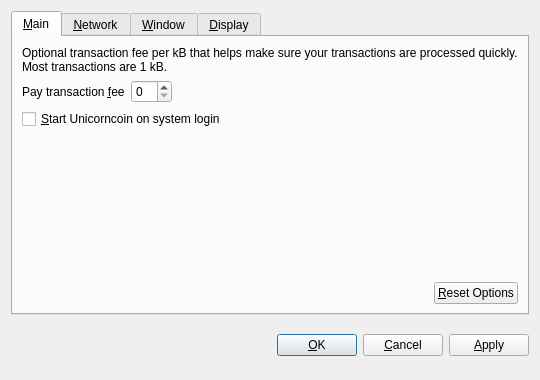
<?xml version="1.0" encoding="UTF-8"?>
<ui version="4.0">
 <class>OptionsDialog</class>
 <widget class="QDialog" name="OptionsDialog">
  <property name="geometry">
   <rect>
    <x>0</x>
    <y>0</y>
    <width>540</width>
    <height>380</height>
   </rect>
  </property>
  <property name="windowTitle">
   <string>Options</string>
  </property>
  <property name="modal">
   <bool>true</bool>
  </property>
  <layout class="QVBoxLayout" name="verticalLayout">
   <item>
    <widget class="QTabWidget" name="tabWidget">
     <property name="tabPosition">
      <enum>QTabWidget::North</enum>
     </property>
     <property name="currentIndex">
      <number>0</number>
     </property>
     <widget class="QWidget" name="tabMain">
      <attribute name="title">
       <string>&amp;Main</string>
      </attribute>
      <layout class="QVBoxLayout" name="verticalLayout_Main">
       <item>
        <widget class="QLabel" name="transactionFeeInfoLabel">
         <property name="text">
          <string>Optional transaction fee per kB that helps make sure your transactions are processed quickly. Most transactions are 1 kB.</string>
         </property>
         <property name="textFormat">
          <enum>Qt::PlainText</enum>
         </property>
         <property name="wordWrap">
          <bool>true</bool>
         </property>
        </widget>
       </item>
       <item>
        <layout class="QHBoxLayout" name="horizontalLayout_1_Main">
         <item>
          <widget class="QLabel" name="transactionFeeLabel">
           <property name="text">
            <string>Pay transaction &amp;fee</string>
           </property>
           <property name="textFormat">
            <enum>Qt::PlainText</enum>
           </property>
           <property name="buddy">
            <cstring>transactionFee</cstring>
           </property>
          </widget>
         </item>
         <item>
          <widget class="BitcoinAmountField" name="transactionFee"/>
         </item>
         <item>
          <spacer name="horizontalSpacer_1_Main">
           <property name="orientation">
            <enum>Qt::Horizontal</enum>
           </property>
           <property name="sizeHint" stdset="0">
            <size>
             <width>40</width>
             <height>20</height>
            </size>
           </property>
          </spacer>
         </item>
        </layout>
       </item>
       <item>
        <widget class="QCheckBox" name="bitcoinAtStartup">
         <property name="toolTip">
          <string>Automatically start Unicorncoin after logging in to the system.</string>
         </property>
         <property name="text">
          <string>&amp;Start Unicorncoin on system login</string>
         </property>
        </widget>
       </item>
       <item>
        <spacer name="verticalSpacer_Main">
         <property name="orientation">
          <enum>Qt::Vertical</enum>
         </property>
         <property name="sizeHint" stdset="0">
          <size>
           <width>20</width>
           <height>40</height>
          </size>
         </property>
        </spacer>
       </item>
       <item>
        <layout class="QHBoxLayout" name="horizontalLayout_2_Main">
         <item>
          <spacer name="horizontalSpacer_2_Main">
           <property name="orientation">
            <enum>Qt::Horizontal</enum>
           </property>
           <property name="sizeHint" stdset="0">
            <size>
             <width>40</width>
             <height>20</height>
            </size>
           </property>
          </spacer>
         </item>
         <item>
          <widget class="QPushButton" name="resetButton">
           <property name="toolTip">
            <string>Reset all client options to default.</string>
           </property>
           <property name="text">
            <string>&amp;Reset Options</string>
           </property>
           <property name="autoDefault">
            <bool>false</bool>
           </property>
          </widget>
         </item>
        </layout>
       </item>
      </layout>
     </widget>
     <widget class="QWidget" name="tabNetwork">
      <attribute name="title">
       <string>&amp;Network</string>
      </attribute>
      <layout class="QVBoxLayout" name="verticalLayout_Network">
       <item>
        <widget class="QCheckBox" name="mapPortUpnp">
         <property name="toolTip">
          <string>Automatically open the Unicorncoin client port on the router. This only works when your router supports UPnP and it is enabled.</string>
         </property>
         <property name="text">
          <string>Map port using &amp;UPnP</string>
         </property>
        </widget>
       </item>
       <item>
        <widget class="QCheckBox" name="connectSocks">
         <property name="toolTip">
          <string>Connect to the Unicorncoin network through a SOCKS proxy (e.g. when connecting through Tor).</string>
         </property>
         <property name="text">
          <string>&amp;Connect through SOCKS proxy:</string>
         </property>
        </widget>
       </item>
       <item>
        <layout class="QHBoxLayout" name="horizontalLayout_Network">
         <item>
          <widget class="QLabel" name="proxyIpLabel">
           <property name="text">
            <string>Proxy &amp;IP:</string>
           </property>
           <property name="textFormat">
            <enum>Qt::PlainText</enum>
           </property>
           <property name="buddy">
            <cstring>proxyIp</cstring>
           </property>
          </widget>
         </item>
         <item>
          <widget class="QValidatedLineEdit" name="proxyIp">
           <property name="maximumSize">
            <size>
             <width>140</width>
             <height>16777215</height>
            </size>
           </property>
           <property name="toolTip">
            <string>IP address of the proxy (e.g. 127.0.0.1)</string>
           </property>
          </widget>
         </item>
         <item>
          <widget class="QLabel" name="proxyPortLabel">
           <property name="text">
            <string>&amp;Port:</string>
           </property>
           <property name="textFormat">
            <enum>Qt::PlainText</enum>
           </property>
           <property name="buddy">
            <cstring>proxyPort</cstring>
           </property>
          </widget>
         </item>
         <item>
          <widget class="QLineEdit" name="proxyPort">
           <property name="maximumSize">
            <size>
             <width>55</width>
             <height>16777215</height>
            </size>
           </property>
           <property name="toolTip">
            <string>Port of the proxy (e.g. 9050)</string>
           </property>
          </widget>
         </item>
         <item>
          <widget class="QLabel" name="socksVersionLabel">
           <property name="text">
            <string>SOCKS &amp;Version:</string>
           </property>
           <property name="textFormat">
            <enum>Qt::PlainText</enum>
           </property>
           <property name="buddy">
            <cstring>socksVersion</cstring>
           </property>
          </widget>
         </item>
         <item>
          <widget class="QValueComboBox" name="socksVersion">
           <property name="toolTip">
            <string>SOCKS version of the proxy (e.g. 5)</string>
           </property>
          </widget>
         </item>
         <item>
          <spacer name="horizontalSpacer_Network">
           <property name="orientation">
            <enum>Qt::Horizontal</enum>
           </property>
           <property name="sizeHint" stdset="0">
            <size>
             <width>40</width>
             <height>20</height>
            </size>
           </property>
          </spacer>
         </item>
        </layout>
       </item>
       <item>
        <spacer name="verticalSpacer_Network">
         <property name="orientation">
          <enum>Qt::Vertical</enum>
         </property>
         <property name="sizeHint" stdset="0">
          <size>
           <width>20</width>
           <height>40</height>
          </size>
         </property>
        </spacer>
       </item>
      </layout>
     </widget>
     <widget class="QWidget" name="tabWindow">
      <attribute name="title">
       <string>&amp;Window</string>
      </attribute>
      <layout class="QVBoxLayout" name="verticalLayout_Window">
       <item>
        <widget class="QCheckBox" name="minimizeToTray">
         <property name="toolTip">
          <string>Show only a tray icon after minimizing the window.</string>
         </property>
         <property name="text">
          <string>&amp;Minimize to the tray instead of the taskbar</string>
         </property>
        </widget>
       </item>
       <item>
        <widget class="QCheckBox" name="minimizeOnClose">
         <property name="toolTip">
          <string>Minimize instead of exit the application when the window is closed. When this option is enabled, the application will be closed only after selecting Quit in the menu.</string>
         </property>
         <property name="text">
          <string>M&amp;inimize on close</string>
         </property>
        </widget>
       </item>
       <item>
        <spacer name="verticalSpacer_Window">
         <property name="orientation">
          <enum>Qt::Vertical</enum>
         </property>
         <property name="sizeHint" stdset="0">
          <size>
           <width>20</width>
           <height>40</height>
          </size>
         </property>
        </spacer>
       </item>
      </layout>
     </widget>
     <widget class="QWidget" name="tabDisplay">
      <attribute name="title">
       <string>&amp;Display</string>
      </attribute>
      <layout class="QVBoxLayout" name="verticalLayout_Display">
       <item>
        <layout class="QHBoxLayout" name="horizontalLayout_1_Display">
         <item>
          <widget class="QLabel" name="langLabel">
           <property name="text">
            <string>User Interface &amp;language:</string>
           </property>
           <property name="textFormat">
            <enum>Qt::PlainText</enum>
           </property>
           <property name="buddy">
            <cstring>lang</cstring>
           </property>
          </widget>
         </item>
         <item>
          <widget class="QValueComboBox" name="lang">
           <property name="toolTip">
            <string>The user interface language can be set here. This setting will take effect after restarting Unicorncoin.</string>
           </property>
          </widget>
         </item>
        </layout>
       </item>
       <item>
        <layout class="QHBoxLayout" name="horizontalLayout_2_Display">
         <item>
          <widget class="QLabel" name="unitLabel">
           <property name="text">
            <string>&amp;Unit to show amounts in:</string>
           </property>
           <property name="textFormat">
            <enum>Qt::PlainText</enum>
           </property>
           <property name="buddy">
            <cstring>unit</cstring>
           </property>
          </widget>
         </item>
         <item>
          <widget class="QValueComboBox" name="unit">
           <property name="toolTip">
            <string>Choose the default subdivision unit to show in the interface and when sending coins.</string>
           </property>
          </widget>
         </item>
        </layout>
       </item>
       <item>
        <widget class="QCheckBox" name="displayAddresses">
         <property name="toolTip">
          <string>Whether to show Unicorncoin addresses in the transaction list or not.</string>
         </property>
         <property name="text">
          <string>&amp;Display addresses in transaction list</string>
         </property>
        </widget>
       </item>
       <item>
        <widget class="QCheckBox" name="coinControlFeatures">
         <property name="toolTip">
          <string>Whether to show coin control features or not.</string>
         </property>
         <property name="text">
          <string>Display coin &amp;control features (experts only!)</string>
         </property>
        </widget>
       </item>
       <item>
        <spacer name="verticalSpacer_Display">
         <property name="orientation">
          <enum>Qt::Vertical</enum>
         </property>
         <property name="sizeHint" stdset="0">
          <size>
           <width>20</width>
           <height>40</height>
          </size>
         </property>
        </spacer>
       </item>
      </layout>
     </widget>
    </widget>
   </item>
   <item>
    <layout class="QHBoxLayout" name="horizontalLayout_Buttons">
     <item>
      <spacer name="horizontalSpacer_1">
       <property name="orientation">
        <enum>Qt::Horizontal</enum>
       </property>
       <property name="sizeHint" stdset="0">
        <size>
         <width>40</width>
         <height>48</height>
        </size>
       </property>
      </spacer>
     </item>
     <item>
      <widget class="QLabel" name="statusLabel">
       <property name="font">
        <font>
         <weight>75</weight>
         <bold>true</bold>
        </font>
       </property>
       <property name="text">
        <string/>
       </property>
       <property name="textFormat">
        <enum>Qt::PlainText</enum>
       </property>
       <property name="wordWrap">
        <bool>true</bool>
       </property>
      </widget>
     </item>
     <item>
      <spacer name="horizontalSpacer_2">
       <property name="orientation">
        <enum>Qt::Horizontal</enum>
       </property>
       <property name="sizeHint" stdset="0">
        <size>
         <width>40</width>
         <height>48</height>
        </size>
       </property>
      </spacer>
     </item>
     <item>
      <widget class="QPushButton" name="okButton">
       <property name="text">
        <string>&amp;OK</string>
       </property>
      </widget>
     </item>
     <item>
      <widget class="QPushButton" name="cancelButton">
       <property name="text">
        <string>&amp;Cancel</string>
       </property>
       <property name="autoDefault">
        <bool>false</bool>
       </property>
      </widget>
     </item>
     <item>
      <widget class="QPushButton" name="applyButton">
       <property name="text">
        <string>&amp;Apply</string>
       </property>
       <property name="autoDefault">
        <bool>false</bool>
       </property>
      </widget>
     </item>
    </layout>
   </item>
  </layout>
 </widget>
 <customwidgets>
  <customwidget>
   <class>BitcoinAmountField</class>
   <extends>QSpinBox</extends>
   <header>bitcoinamountfield.h</header>
  </customwidget>
  <customwidget>
   <class>QValueComboBox</class>
   <extends>QComboBox</extends>
   <header>qvaluecombobox.h</header>
  </customwidget>
  <customwidget>
   <class>QValidatedLineEdit</class>
   <extends>QLineEdit</extends>
   <header>qvalidatedlineedit.h</header>
  </customwidget>
 </customwidgets>
 <resources/>
 <connections/>
</ui>
